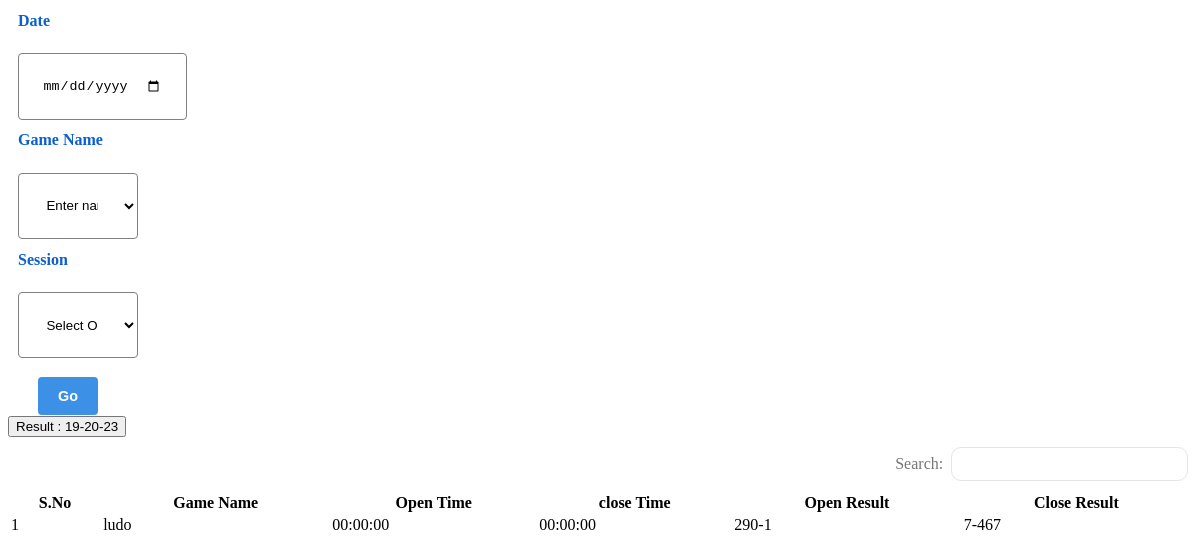
Screenshot of /adminView/declareResult.php with the database file from the repository.
### tables this page shows
CREATE TABLE `declare_result` (
  `S.No` int(11) NOT NULL,
  `game_name` varchar(50) NOT NULL,
  `open_time` time NOT NULL,
  `close_time` time NOT NULL,
  `open_result` varchar(50) NOT NULL,
  `close_result` varchar(50) NOT NULL
);

### adminView/declareResult.php (the view, shortened to what this page needs)
<!DOCTYPE html>
<html lang="en">
<head>
	<link rel="stylesheet" href="assets\css\style3.css">
	<link rel="stylesheet" href="assets\css\style4.css">
</head>
<body>
	<section class="form">
		<form action="" class="form-search">
			<div class="form-win">
				<label for="">Date</label>
				<br>
				<input type="date" name="date" placeholder="">
			</div>
			<div class="form-win ">
				<label for="">Game Name</label>
				<br>
				<select name="game name" id="game name" class="form-control">
					<option value="">Enter name</option>
				</select>
			</div>
			<div class="form-win ">
				<label for="">Session</label>
				<br>
				<select name="session" id="session" class="form-control">
					<option value="">Select Option</option>
				</select>
			</div>
			<div class="form-dec-btn ">
				<button class="go">Go</button>
			</div>
		</form>
	</section>
	<section class="input-form">
		<div class="main-datatable">
			<div class="user-table">
				<div class="d-flex">
				<button class="primary">Result : 19-20-23</button>
					<div class="add_flex">
						<div class="searchInput">
							<label type="email">Search:</label>
							<input type="search" id="filterbox" placeholder=" ">
						</div>
					</div>
				</div>
				<div class="filtertable">
					<table class="user-table-data" style="width:100%;">
						<thead>
							<tr>
								<th style="min-width:10px;">S.No</th>
								<th style="min-width:15px;">Game Name</th>
								<th style="min-width:10px;">Open Time</th>
								<th style="min-width:10px;">close Time</th>
								<th style="min-width:10px;">Open Result</th>
								<th style="min-width:10px;">Close Result</th>
							</tr>
						</thead>
						<tbody>
							<?php
							include_once "../config/dbconnect.php";
							$sql = "SELECT * from declare_result";
							$result = $conn->query($sql);
							if ($result->num_rows > 0) {
								while ($row = $result->fetch_assoc()) {
							?>
									<tr class="user-data">
										<td><?= $row["S.No"] ?></td>
										<td><?= $row["game_name"] ?></td>
										<td><?= $row["open_time"] ?></td>
										<td><?= $row["close_time"] ?></td>
										<td><?= $row["open_result"] ?><i class='bx bx-box'></i></td>
										<td><?= $row["close_result"] ?><i class='bx bx-box'></i></td>
									</tr>
							<?php
								}
							}
							?>
						</tbody>
					</table>
				</div>
			</div>
		</div>
	</section>
</body>
</html>

### assets/css/style3.css (style rules this page uses)
:root { --poppins: 'Poppins', sans-serif; --lato: 'Lato', sans-serif; --grey: #F1F0F6; --dark-grey: #8D8D8D; --light: #fff; --dark: #000; --green: #81D43A; --light-green: #E3FFCB; --blue: #1775F1; --light-blue: #D0E4FF; --dark-blue: #0C5FCD; --red: #FC3B56; --poppins: 'Poppins', sans-serif; --lato: 'Lato', sans-serif; --blue: #3C91E6; --light-blue: #CFE8FF; --yellow: #FFCE26; --light-yellow: #FFF2C6; --orange: #FD7238; --light-orange: #FFE0D3; }
.form-win { margin-top: 1%; margin-bottom: 1%; margin-left: 10px; }
.form-win select { width: 10vw; margin-top: 2%; border: 1px solid gray; outline: none; background-color: transparent; border-radius: 4px; padding: 2%; }
.form-win input { width: 10vw; margin-top: 2%; border: 1px solid gray; outline: none; background-color: transparent; border-radius: 4px; padding: 2%; }
.form-win label { color: var(--dark-blue); font-weight: 600; }
.form-dec-btn { height: 5vh; width: 10vw; display: flex; justify-content: space-between; align-items: center; margin-top: 1.5%; margin-left: 10px; }
.form-dec-btn button { width: 50%; height: 95%; padding: 1%; font-size: 0.9rem; font-weight: 600; text-transform: capitalize; outline: none; border: none; border-radius: 4px; color: white; cursor: pointer; }
.go { width: 50%; margin-left: 20px; background-color: var(--blue); }

### assets/css/style4.css (style rules this page uses)
.add_flex { display: flex; justify-content: flex-end; padding-right:0px; }
.searchInput { width: 50%; display: flex; align-items: center; position: relative; justify-content: flex-end; margin: 10px 0px; padding: 0px 4px; }
.searchInput input { border: 1px solid #e5e5e5; border-radius: 10px; margin-left: 8px; height: 34px; width: 40%; padding: 0px 25px 0px 10px; }
.searchInput label { color: #767676; font-weight: normal; }

### rows the page displays
declare_result: No "1", game_name "ludo", open_time "00:00:00", close_time "00:00:00", open_result "290-1", close_result "7-467"
